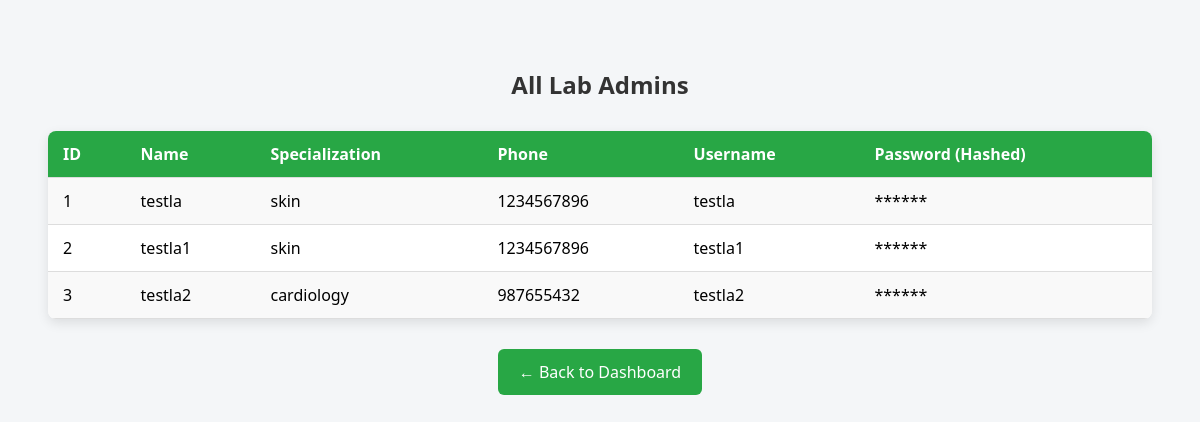
/admin/view_labadmins (signed in), run on the app's committed database.
### tables this page shows
CREATE TABLE labadmin_logins (
            labadmin_id INTEGER PRIMARY KEY,
            username TEXT UNIQUE NOT NULL,
            password TEXT NOT NULL,
            FOREIGN KEY (labadmin_id) REFERENCES lab_admins(id));

CREATE TABLE lab_admins (
            id INTEGER PRIMARY KEY AUTOINCREMENT,
            name TEXT NOT NULL,
            specialization TEXT NOT NULL,
            phone TEXT NOT NULL,
            username TEXT UNIQUE NOT NULL,
            password TEXT NOT NULL);

### app.py (the view)
@app.route('/admin/view_labadmins')
def view_labadmins():
    if 'admin' not in session:
        flash("Unauthorized access. Please login to view.")
        return redirect('/login')
    conn = get_db()
    conn.row_factory = sqlite3.Row
    cursor = conn.cursor()
    cursor.execute("""
        SELECT l.id, l.name, l.specialization, l.phone, log.username
        FROM lab_admins l
        JOIN labadmin_logins log ON l.id = log.labadmin_id
    """)
    labadmins = cursor.fetchall()
    return render_template('view_labadmins.html', labadmins=labadmins)

### db.py (called while the page is built)
def get_db():
    conn = sqlite3.connect(DATABASE)
    conn.row_factory = sqlite3.Row
    return conn

### templates/view_labadmins.html (shortened to what this page needs)
<!DOCTYPE html>
<html lang="en">
<head>
</head>
<body>
    <h2>All Lab Admins</h2>
    <table>
        <tr>
            <th>ID</th>
            <th>Name</th>
            <th>Specialization</th>
            <th>Phone</th>
            <th>Username</th>
            <th>Password (Hashed)</th>
        </tr>
        {% for admin in labadmins %}
        <tr>
            <td>{{ admin['id'] }}</td>
            <td>{{ admin['name'] }}</td>
            <td>{{ admin['specialization'] }}</td>
            <td>{{ admin['phone'] }}</td>
            <td>{{ admin['username'] }}</td>
            <td>******</td>
        </tr>
        {% endfor %}
    </table>
    <a href="/admin/dashboard" class="back-btn">← Back to Dashboard</a>
</body>
</html>

### templates/view_labadmins.html (style rules this page uses)
body { font-family: 'Segoe UI', sans-serif; background-color: #f4f6f8; padding: 40px; }
h2 { text-align: center; color: #333; margin-bottom: 30px; }
table { width: 100%; border-collapse: collapse; margin: auto; background-color: white; box-shadow: 0 4px 12px rgba(0, 0, 0, 0.1); border-radius: 8px; overflow: hidden; }
th, td { padding: 12px 15px; text-align: left; border-bottom: 1px solid #ddd; }
th { background-color: #28a745; color: white; }
tr:nth-child(even) { background-color: #f9f9f9; }
.back-btn { display: block; width: 180px; margin: 30px auto 0; padding: 12px; text-align: center; background-color: #28a745; color: white; border: none; border-radius: 6px; text-decoration: none; font-size: 16px; transition: background-color 0.3s ease; }

### data on the page
labadmin_logins: id "1", name "testla", specialization "skin", phone "1234567896", username "testla"
labadmin_logins: id "2", name "testla1", specialization "skin", phone "1234567896", username "testla1"
labadmin_logins: id "3", name "testla2", specialization "cardiology", phone "987655432", username "testla2"
